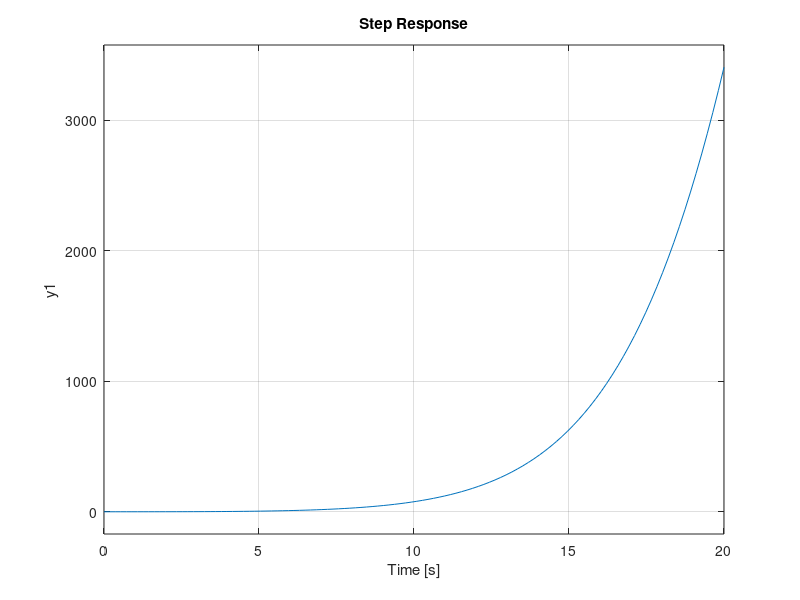

Reproduce this figure in MATLAB. (Note: this script raises an error after producing the figure.)
addpath('../symtbx');

omega = 0.51;
z     = -1.1;

s = tf('s');

eq = omega^2/(s^3 + s^2 + 2*z*omega*s + omega^2);

step(eq);

syms p;

eq2 =  omega^2/(p^3 + p^2 + 2*z*omega*p + omega^2);

pole(eq)

den = (p^3 + p^2 + 2*z*omega*p + omega^2);


criterias_coefs = build_criteria_stab_hurwitz_det(den, p);
